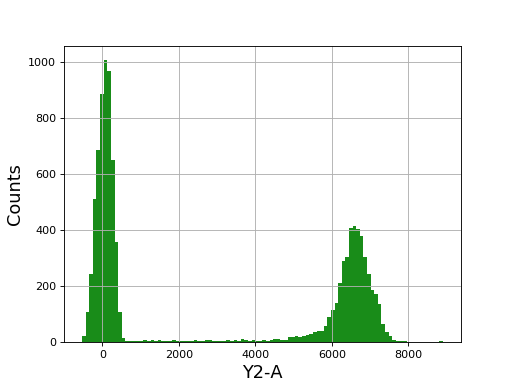

Here is the Python script that generated this plot:
import os

import FlowCytometryTools
from FlowCytometryTools import FCMeasurement
from pylab import *

# Locate sample data included with this package
datadir = os.path.join(FlowCytometryTools.__path__[0], 'tests', 'data', 'Plate01')
datafile = os.path.join(datadir, 'RFP_Well_A3.fcs')

# datafile = '[insert path to your own fcs file]' 

# Load data
tsample = FCMeasurement(ID='Test Sample', datafile=datafile)
tsample = tsample.transform('hlog', channels=['Y2-A', 'B1-A', 'V2-A'], b=500.0)

# Plot
tsample.plot('Y2-A', bins=100, alpha=0.9, color='green');
grid(True)

# show() # <-- Uncomment when running as a script.
